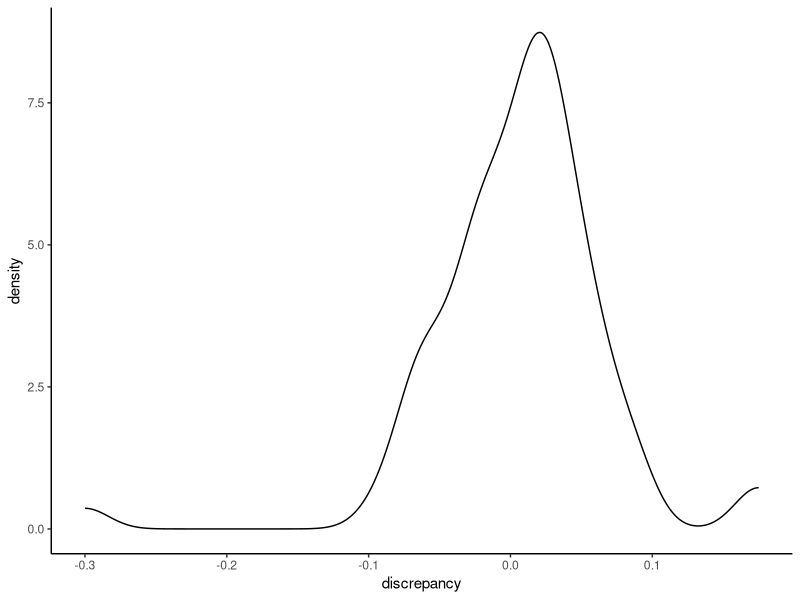
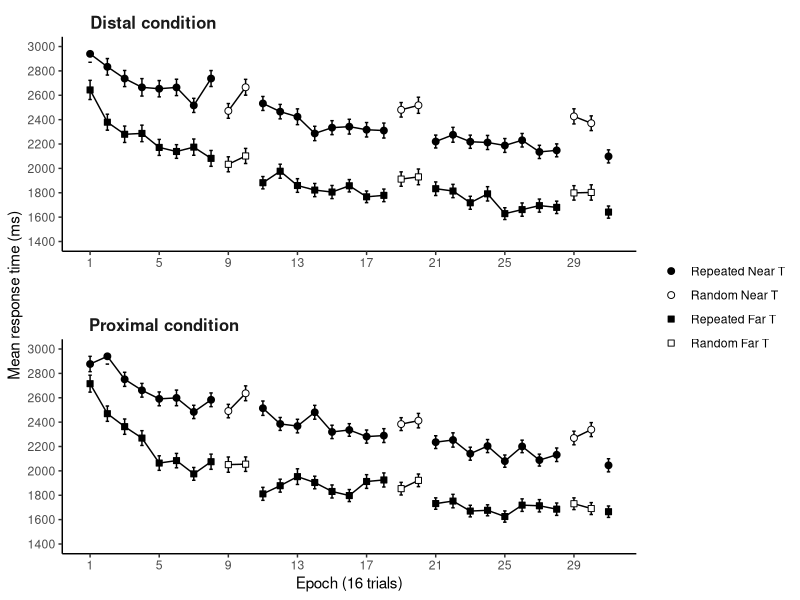
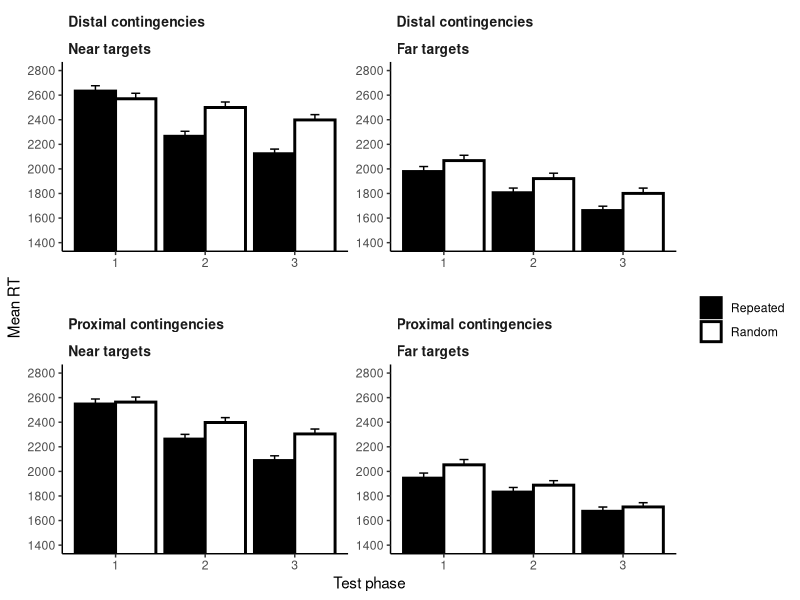
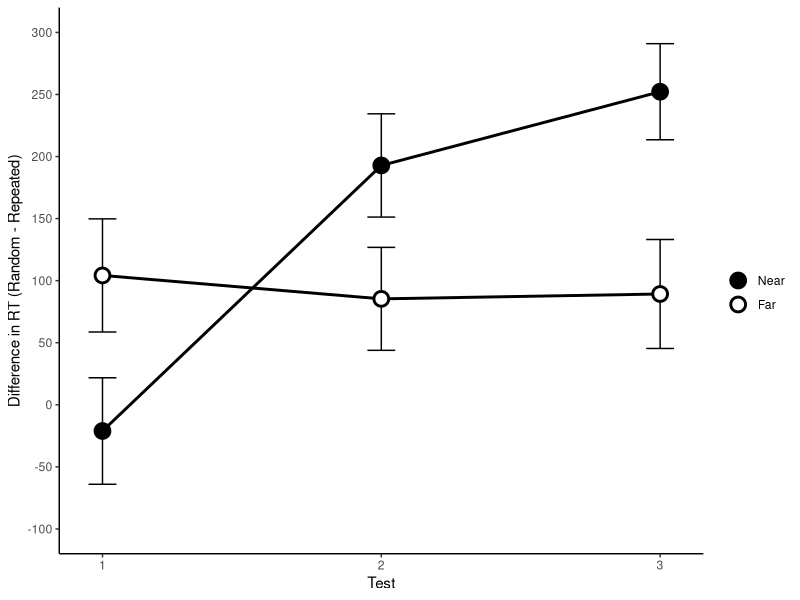
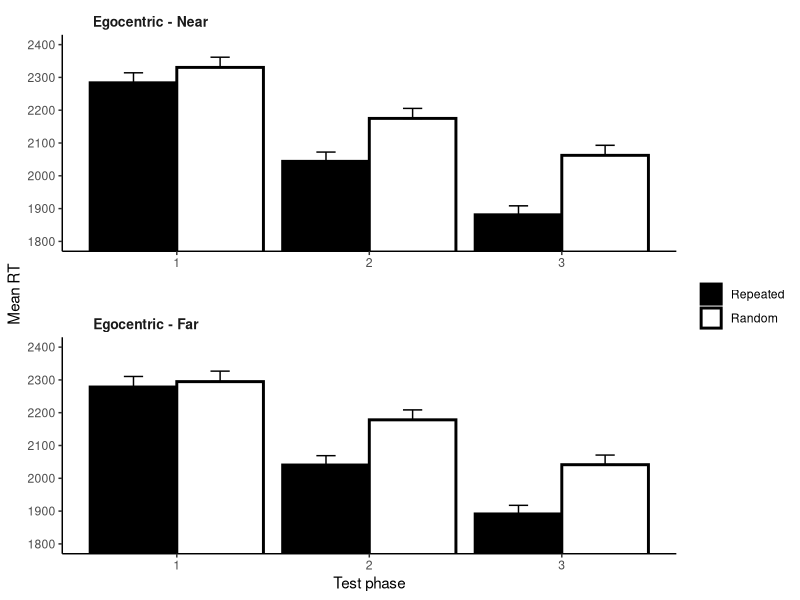
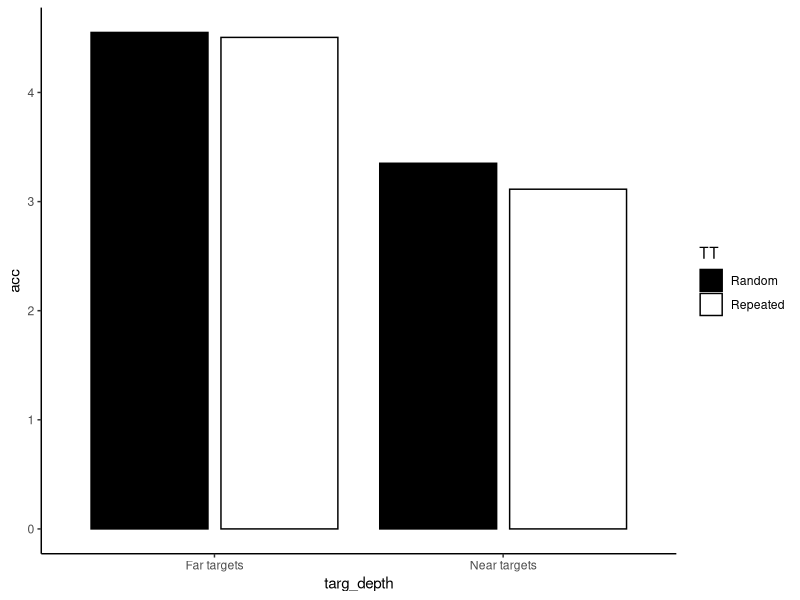

The R source for these figures, in order: (Note: this script raises an error after producing the figures.)
## ---- chunk 1
knitr::opts_chunk$set(echo = FALSE, include = FALSE, warning = FALSE, message = FALSE)
date_compiled_title = c("Output created on", date())
## ---- chunk 2
library(tidyverse)
library(broom)
library(patchwork)
library(knitr)
library(kableExtra)
library(afex)
library(BayesFactor)

theme_set(theme_classic())

setwd(dirname(rstudioapi::getActiveDocumentContext()$path)) # set wd to current file location

data <- read_csv("data_tidy_CCVR04.csv") # read in the tidied data from the first analysis script.

data_AW <- 
  data %>% 
  filter(phase == 2) %>% # separate out awareness data
  mutate(TT = if_else(set %in% c(5,6), "Repeated", "Random"), # recode "set" variable into 2 variables
         targ_depth = if_else(set %in% c(5,7), "Near targets", "Far targets")) %>% 
  select(exp:block, set, TT, targ_depth, everything())

dataMain <- 
  data %>% 
  filter(phase == 1) %>% # main phase of the task
  mutate(TT = if_else(set %in% c(1,2), "Repeated", "Random"), # recode "set" variable into 2 variables
         targ_depth = if_else(set %in% c(1,3), "Near", "Far"),
         epoch = ceiling(block/2)) %>% 
  select(exp:phase, epoch, block:set, TT, targ_depth, everything())

## ---- chunk 3
# a table of the demographic information across participants
data_demog <- 
  dataMain %>% 
  group_by(subj) %>% 
  slice(1) %>% # take top row
  ungroup() %>% 
  select(subj,age,gender,condition)

demog_summary <- 
  data_demog %>% 
  summarise(n = n(),
            mean_age = mean(age),
            sd_age = sd(age),
            males = sum(gender=="M"),
            females = sum(gender=="F"),
            non_binary = sum(!gender %in% c("M", "F")))

# summary statistics of response patterns,
basic_resp_stats <- 
  dataMain %>%
  group_by(subj) %>%
  summarise(mean_RT = mean(RT < 9999),
            perc_Timeouts = sum(dist_to_T==-1)/n(),
            mean_Extra_Resp = mean(num_additional_Rs),
            perc_Rs_Over1 = sum(num_additional_Rs>0)/n(),
            perc_Rs_Over2 = sum(num_additional_Rs>1)/n()) %>% 
  summarise_all(list(mean = mean, sd = sd)) %>%  # from participant summaries, compute summary stats
  select(-contains("subj"))

# create table from those summary statistics
table_basic_resp_stats <- 
  basic_resp_stats %>% 
  pivot_longer(cols = everything(), names_to = "stat") %>% 
  kable(digits = 2, col.names = c("","")) %>% 
  kable_styling(latex_options = "hold_position", position = "left")

# filter trials with more than 2 responses (num additional Rs > 1), timeouts,
# and outlier RTs  
data <- 
  dataMain %>% 
  filter(num_additional_Rs<=1, dist_to_T>=0) %>% 
  group_by(subj) %>% 
  mutate(zRT = scale(RT)) %>% 
  filter(between(zRT,-2.5,2.5)) %>% 
  ungroup() 

# what percentage of trials were removed for each participant?
perc_removed <- 
  data %>%
  group_by(subj) %>% 
  summarise(perc = (1 - (n()/496))*100)

# compute normalised RT (norm_RT), for calculating w/s error bars 
data <- 
  data %>% 
  group_by(subj) %>% # within each experiment, and each subject
  summarise(sub_MeanRT = mean(RT)) %>% # calculate the mean RT for the subject
  mutate(sample_MeanRT = mean(sub_MeanRT)) %>% # the overall mean RT for the sample in that experiment
  ungroup() %>% # ungroup the data, to allow for removal of variable
  left_join(data, by = "subj") %>% # join to the original data frame
  mutate(norm_RT = RT - sub_MeanRT + sample_MeanRT) %>% # compute the normalised RT, from the RT, subject mean and sample mean
  select(exp, subj, age:RT, norm_RT, everything(), -sub_MeanRT, -sample_MeanRT) # arrange the variables

## ---- chunk 4
# summarise the overall mean RT for each P 
overall_RT_Means <- 
  data %>% 
  group_by(subj) %>% 
  summarise(meanRT = mean(RT)) %>% 
  mutate(z_meanRT = scale(meanRT))

outlier_meanRTs <- 
  overall_RT_Means %>% 
  filter(!between(z_meanRT, -2.5, 2.5)) %>% 
  pull(subj) # Ps 27 and 60 seems to have unusually long mean RTs
  
# plot the boxplots of RT
RT_boxplot <- 
  overall_RT_Means %>% 
  ggplot(aes(x = "meanRT", y = meanRT))+
  geom_boxplot() +
  geom_point() +
  geom_text(aes(label = subj), hjust = 2, check_overlap = TRUE)

# remove the two outlier participants from the sample
data <- filter(data,!subj %in% outlier_meanRTs)

## ---- chunk 5
# exploring the difficulty of target detection at different depths

# how many trials contributed to the analysis by target depth

data %>% 
  group_by(subj, targ_depth) %>% 
  summarise(prop = n()/240) %>% 
  group_by(targ_depth) %>% 
  summarise(meanProp = mean(prop))

# any unusual participants?

depth_difficulty_measure <- 
  data %>% 
  group_by(subj, targ_depth) %>% 
  summarise(prop = n()/240) %>%
  pivot_wider(names_from = targ_depth, values_from = prop) %>% 
  mutate(discrepancy = Near-Far) 

depth_difficulty_measure %>% 
  ggplot(aes(discrepancy)) +
  geom_density()

# remove those with large discrepancy
depth_difficulty_outliers <- 
  depth_difficulty_measure %>% 
  filter(!between(discrepancy,-.15,.15)) %>% 
  pull(subj)

# remove the depth difficulty outliers from the sample
data <- filter(data,!subj %in% depth_difficulty_outliers)

# remove them from the measure of depth difficulty
depth_difficulty_measure <- 
  depth_difficulty_measure %>% 
  filter(between(discrepancy,-.15,.15)) 

## ---- chunk 6
# main analysis of RT

# convert TT and targ_depth to factors and set level order
data <- 
  data %>%
  mutate(TT = factor(TT, levels = c("Repeated", "Random")),
         targ_depth = factor(targ_depth, levels = c("Near", "Far")))

legendLBLs <- c("Repeated Near T", "Random Near T", "Repeated Far T", "Random Far T")

# get data for the RT figure. 
data_RT_avgs_figure <- 
  data %>%
  group_by(condition, TT, targ_depth, epoch) %>% 
  summarise(meanRT = mean(RT), 
            SE = sd(norm_RT)/sqrt(n())) %>%
  mutate(condition = recode(condition, 
                            "distal_repeated" = "Distal condition",
                            "proximal_repeated" = "Proximal condition")) %>% 
  ungroup() %>% 
  complete(TT, targ_depth, epoch, condition) # add NA values where missing - ensures breaks in lines for plot

# main RT figure
RT_avgs_figure <- 
  data_RT_avgs_figure %>%
  ggplot(aes(x = epoch, y = meanRT, group = interaction(TT, targ_depth))) +
  geom_line() +
  geom_errorbar(aes(ymin = meanRT-SE, ymax = meanRT+SE), width = 0.2, size = .5) +
  geom_point(aes(fill = interaction(TT, targ_depth),
                 shape = interaction(TT, targ_depth)),
             size = 2) +
  facet_wrap(~condition, dir = "v", scales = "free") +
  theme(strip.text = element_text(size = 12, face = "bold"),
        strip.text.x = element_text(hjust = 0.05),
        strip.background = element_blank(),
        panel.spacing.y = unit(2, "lines")) +
  scale_y_continuous(limits = c(1400, 3000),
                     breaks = seq(1400,3000,200)) +
  scale_x_continuous(breaks = seq(1,31,4),
                     minor_breaks = seq(1,31,2)) +
  scale_fill_manual(name  = "",
                    labels = legendLBLs,
                    values = c("black", "white", "black", "white")) +
  scale_shape_manual(name = "",
                     labels = legendLBLs,
                     values = c(21,21,22,22)) +
  labs(y = "Mean response time (ms)",
       x = "Epoch (16 trials)")

RT_avgs_figure # print the figure
## ---- chunk 7
# get the data from the "test" epochs
data_test <- 
  data %>%
  mutate(test = case_when(epoch %in% 8:11 ~ 1,
                          epoch %in% 18:21 ~ 2,
                          epoch %in% 28:31 ~ 3)) %>% 
  filter(test > 0) #remove data not in the test periods
  
# plot the test data by condition
test_figure <- 
  data_test %>% 
  mutate(condition = recode(condition, 
                            "distal_repeated" = "Distal contingencies", 
                            "proximal_repeated" = "Proximal contingencies"),
         targ_depth = recode(targ_depth,
                             "Near" = "Near targets",
                             "Far" = "Far targets")) %>%
  group_by(condition, TT, targ_depth, test) %>%
  summarise(meanRT = mean(RT), 
            SE = sd(norm_RT)/sqrt(n())) %>% 
  ggplot(aes(x = test, y = meanRT, fill = TT)) +
  geom_col(position = position_dodge(),
           colour = "black",
           size = 1) +
  geom_errorbar(aes(ymin = meanRT, ymax = meanRT+SE), 
                width = 0.2, 
                size = .5, 
                position = position_dodge(width = 0.9)) +
  scale_fill_manual(values = c("black", "white")) +
  scale_y_continuous(breaks = seq(1400,2800,200)) +
  coord_cartesian(ylim = c(1400,2800)) +
  facet_wrap(vars(condition,targ_depth), 
             nrow = 2, 
             scales = "free",
             labeller = labeller(.rows = label_value, .multi_line = TRUE)) + 
  theme(strip.text = element_text(size = 10, face = "bold"),
        strip.text.x = element_text(hjust = 0),
        strip.background = element_blank(), 
        panel.spacing.y = unit(2, "lines")) +
  labs(x = "Test phase",
       y = "Mean RT",
       fill = "")

test_figure #print figure

## ---- chunk 8

data_test$subj <- as.factor(data_test$subj)

#get data for the ANOVA on the test data
data_RT_ANOVA <- 
  data_test %>% 
  group_by(condition, subj, TT, targ_depth, test) %>% 
  summarise(meanRT = mean(RT)) 

# conduct ANOVA
data_RT_ANOVA %>% 
  aov_car(meanRT ~ Error(subj/(test*TT*targ_depth)) + condition, data = .)


## ---- chunk 9

# compute a new CC_RT variable, which simplifies the random-repeated comparison
test_diff <- 
  data_test %>%
  group_by(subj, TT, targ_depth, test) %>%
  summarise(meanRT = mean(RT)) %>% 
  pivot_wider(names_from = TT, values_from = meanRT) %>% 
  mutate(CC_RT = Random - Repeated) 

# plot the CC effect as a function of target depth and test.
test_diff_figure <- 
  test_diff %>% 
  group_by(targ_depth, test) %>% 
  summarise(RT = mean(CC_RT), SE = sd(CC_RT)/sqrt(n())) %>% 
  ggplot(aes(x = test, y = RT)) +
  geom_errorbar(aes(ymin = RT-SE, ymax = RT+SE), 
                width = 0.1, size = .5, colour = "black") +
  geom_line(aes(group = targ_depth), size = 1) +
  geom_point(aes(fill = targ_depth), 
             size = 4, shape = 21, colour = "black", stroke = 1.5) +
  scale_x_continuous(breaks = 1:3) +
  scale_y_continuous(limits = c(-100, 300), breaks = seq(-100,300,50)) +
  scale_fill_discrete(type = c("black", "white")) +
  labs(x = "Test",
       y = "Difference in RT (Random - Repeated)",
       fill = "")

# draw figure
test_diff_figure

## ---- chunk 10

# t-test Test 1
test_diff %>% 
  filter(test == 1) %>% 
  {t.test(.$CC_RT ~ .$targ_depth)}

# t-test Test 2
test_diff %>% 
  filter(test == 2) %>% 
  {t.test(.$CC_RT ~ .$targ_depth)}

# t-test Test 3
test_diff %>% 
  filter(test == 3) %>% 
  {t.test(.$CC_RT ~ .$targ_depth)}


## ---- chunk 11

# compute new variables based on egocentricity of the repeated distractors
data_ego_test <- 
  data_test %>%
  mutate(egocentric = case_when(condition == "proximal_repeated" & targ_depth == "Near"
                                ~ "Egocentric - Near",
                                condition == "proximal_repeated" & targ_depth == "Far"
                                ~ "Egocentric - Far",
                                condition == "distal_repeated" & targ_depth == "Near"
                                ~ "Egocentric - Far",
                                condition == "distal_repeated" & targ_depth == "Far"
                                ~ "Egocentric - Near")) %>% 
  mutate(egocentric = fct_relevel(egocentric, "Egocentric - Near", "Egocentric - Far"))

# plot mean RTs as a function of egocentricity, trial type, and test.
test_ego_figure <- 
  data_ego_test %>% 
  group_by(egocentric, TT, test) %>%
  summarise(meanRT = mean(RT), SE = sd(norm_RT)/sqrt(n())) %>% 
  ggplot(aes(x = test, y = meanRT, fill = TT)) +
  geom_col(position = position_dodge(),
           colour = "black",
           size = 1) +
  geom_errorbar(aes(ymin = meanRT, ymax = meanRT+SE), 
                width = 0.2, size = .5, position = position_dodge(width = 0.9)) +
  scale_fill_manual(values = c("black", "white")) +
  scale_y_continuous(breaks = seq(1800,2400,100)) +
  coord_cartesian(ylim = c(1800,2400)) +
  facet_wrap(vars(egocentric), 
             nrow = 2, 
             scales = "free",
             labeller = labeller(.rows = label_value, .multi_line = FALSE)) + 
  theme(strip.text = element_text(size = 10, face = "bold"),
        strip.text.x = element_text(hjust = 0.05),
        strip.background = element_blank(), 
        panel.spacing.y = unit(2, "lines")) +
  labs(x = "Test phase",
       y = "Mean RT",
       fill = "")

test_ego_figure

## ---- chunk 12

# convert variables to factors
data_ego_test$subj <- as.factor(data_ego_test$subj)
data_ego_test$egocentric <- as.factor(data_ego_test$egocentric)

# summarise data for ANOVA
data_ego_RT_ANOVA <- 
  data_ego_test %>% 
  group_by(subj, egocentric, TT, test) %>% 
  summarise(meanRT = mean(RT)) 

# conduct ANOVA
data_ego_RT_ANOVA %>% 
  aov_car(meanRT ~ Error(subj/(egocentric*TT*test)), data = .)



## ---- chunk 13
# awareness data analysis - this is not reported here, but is reported in the main manuscript

# remove the outlier participants from the sample
data_AW <- 
  data_AW %>% 
  filter(!subj %in% outlier_meanRTs,
         !subj %in% depth_difficulty_outliers)

# summarise awareness test accuracy as a function of trial type and target depth
data_gen_descriptives <- 
  data_AW %>% 
  group_by(TT, targ_depth) %>% 
  summarise(acc = mean(dist_to_T),
            acc_sd = sd(dist_to_T))

# plot those means
data_gen_descriptives %>% 
  ggplot(aes(x = targ_depth, y = acc, fill = TT)) +
  geom_col(position = position_dodge2(), colour = "black") +
  scale_fill_manual(values = c("black","white"))

# subject level means of awareness accuracy, as a function of trial type and target depth 
data_gen_analysis <- 
  data_AW %>% 
  group_by(subj, TT, targ_depth) %>% 
  summarise(acc = mean(dist_to_T))

# look at the correlation of awareness with CC effect

# summarise CC effect
sub_CC <- 
  test_diff %>% 
  group_by(subj) %>% 
  summarise(CC_RT = mean(CC_RT))

#summarise awareness
sub_Aware <- 
  data_gen_analysis %>% 
  group_by(subj,TT) %>% 
  summarise(acc = mean(acc)) %>% 
  pivot_wider(names_from = TT, values_from = acc) %>% 
  mutate(CC_aware = Random - Repeated) %>% 
  select(subj, CC_aware) %>% 
  mutate(subj = as.factor(subj))

# join and look at correlation
c_data <- 
  full_join(sub_CC, sub_Aware, by = "subj")

# test correlation
cor(c_data$CC_RT, c_data$CC_aware)
correlationBF(c_data$CC_RT, c_data$CC_aware)

awareness_cor_result <- cor.test(~ CC_RT + CC_aware, data = c_data, method = "pearson")

## ---- chunk 14
# conduct ANOVA
anova_awareness <- 
  data_gen_analysis %>% 
  aov_car(acc ~ Error(subj/(TT*targ_depth)), data = .)

# convert variables to factors for BF analysis
data_gen_analysis <- 
  data_gen_analysis %>% 
  mutate(subj = as.factor(subj),
         TT = as.factor(TT),
         targ_depth = as.factor(targ_depth))

# Bayesian analysis on the awareness data
BFanova_awareness <- 
  anovaBF(formula = acc ~ TT*targ_depth + subj,
          whichRandom = "subj",
          data = data_gen_analysis)


## ---- chunk 15

# create new variables with experiment specific names
CCVR04_demog_summary = demog_summary
CCVR04_basic_resp_stats = basic_resp_stats
CCVR04_perc_removed = perc_removed
CCVR04_overall_RT_Means = overall_RT_Means
CCVR04_RT_avgs_figure = RT_avgs_figure
CCVR04_test_figure = test_figure
CCVR04_data_RT_ANOVA = data_RT_ANOVA
CCVR04_data_RT_test_diff = test_diff
CCVR04_RT_test_diff_figure = test_diff_figure
CCVR04_data_ego_RT_ANOVA = data_ego_RT_ANOVA
CCVR04_test_ego_figure = test_ego_figure
CCVR04_data_awareness = data_gen_descriptives
CCVR04_anova_awareness = anova_awareness
CCVR04_BFanova_awareness = BFanova_awareness
CCVR04_awareness_cor = awareness_cor_result

#save these objects for manuscript
save(CCVR04_demog_summary, 
     CCVR04_basic_resp_stats,
     CCVR04_perc_removed,
     CCVR04_overall_RT_Means,
     CCVR04_RT_avgs_figure,
     CCVR04_test_figure,
     CCVR04_data_RT_ANOVA,
     CCVR04_data_RT_test_diff,
     CCVR04_RT_test_diff_figure,
     CCVR04_data_ego_RT_ANOVA,
     CCVR04_test_ego_figure,
     CCVR04_data_awareness,
     CCVR04_anova_awareness,
     CCVR04_BFanova_awareness,
     CCVR04_awareness_cor,
     file = "../../CCVR_ms_1/CCVR04_export.Rdata")
